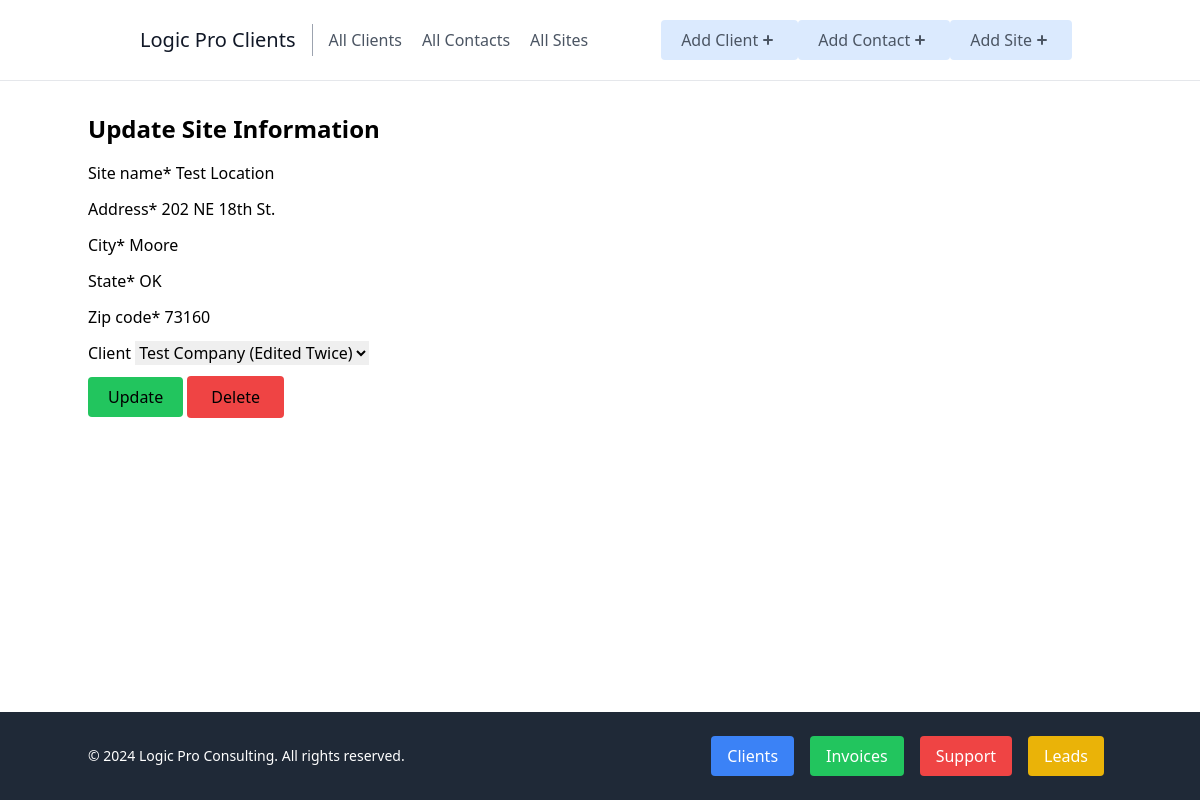
Screenshot of /clients/update/site/2/ with the database file from the repository.
### clients/models.py (models this page shows, shortened)
class Site(models.Model):
    site_name = models.CharField(max_length=100)
    address = models.CharField(max_length=100)
    city = models.CharField(max_length=100)
    state = models.CharField(max_length=2)
    zip_code = models.CharField(max_length=10)
    created_at = models.DateTimeField(auto_now_add=True)
    updated_at = models.DateTimeField(auto_now=True)
    client = models.ForeignKey(Client, on_delete=models.CASCADE, related_name='main_client', null=True, blank=True)

### clients/views.py (the view)
# urls.py: path('clients/update/site/<int:pk>/', update_site, name='update-site'),
def update_site(request, pk): # update a site
    site = get_object_or_404(Site, pk=pk)
    if request.method == 'POST':
        form = SiteForm(request.POST, instance=site)
        if form.is_valid():
            form.save()
            return redirect(reverse('site-detail', kwargs={'pk': pk}))
    else:
        form = SiteForm(instance=site)
    return render(request, 'clients/update_site.html', {'form': form, 'site': site})

### clients/forms.py
class SiteForm(forms.ModelForm):
    class Meta:
        model = Site
        fields = [
            'site_name',
            'address',
            'city',
            'state',
            'zip_code',
            'client',
        ]

### clients/models.py (called while the page is built)
    def __str__(self):
        return f'{self.company}'

### clients/templates/clients/update_site.html (shortened to what this page needs)
{% extends 'clients/_base.html' %}
{% load crispy_forms_tags %}
{% block content %}
<div class="container mx-auto mt-8">
    <h1 class="text-2xl font-bold mb-4">Update Site Information</h1>
    <form method="post">
        {{ form|crispy }}
        <input class="rounded px-5 py-2 bg-green-500 hover:cursor-pointer" type="submit" value="Update">
        <a href="{% url 'delete-site' site.id %}" class="rounded px-6 py-2.5 bg-red-500 hover:cursor-pointer">Delete</a>
    </form>
</div>
{% endblock %}

### rows the page displays
Site: site_name "Test Location", address "202 NE 18th St.", city "Moore", state "OK", zip_code "73160", client "Test Company (Edited Twice)"
